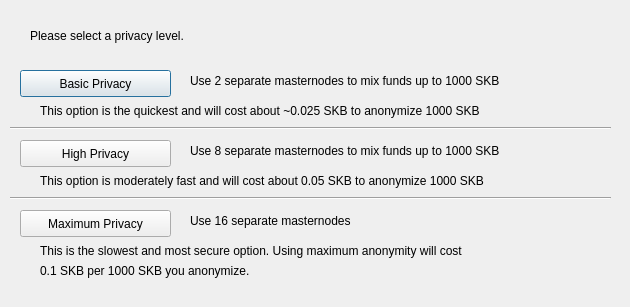
<?xml version="1.0" encoding="UTF-8"?>
<ui version="4.0">
 <class>DarksendConfig</class>
 <widget class="QDialog" name="DarksendConfig">
  <property name="geometry">
   <rect>
    <x>0</x>
    <y>0</y>
    <width>630</width>
    <height>307</height>
   </rect>
  </property>
  <property name="windowTitle">
   <string>Configure Darksend</string>
  </property>
  <widget class="QPushButton" name="buttonBasic">
   <property name="geometry">
    <rect>
     <x>20</x>
     <y>70</y>
     <width>151</width>
     <height>27</height>
    </rect>
   </property>
   <property name="text">
    <string>Basic Privacy</string>
   </property>
  </widget>
  <widget class="QPushButton" name="buttonHigh">
   <property name="geometry">
    <rect>
     <x>20</x>
     <y>140</y>
     <width>151</width>
     <height>27</height>
    </rect>
   </property>
   <property name="text">
    <string>High Privacy</string>
   </property>
  </widget>
  <widget class="QPushButton" name="buttonMax">
   <property name="geometry">
    <rect>
     <x>20</x>
     <y>210</y>
     <width>151</width>
     <height>27</height>
    </rect>
   </property>
   <property name="text">
    <string>Maximum Privacy</string>
   </property>
  </widget>
  <widget class="QLabel" name="label">
   <property name="geometry">
    <rect>
     <x>30</x>
     <y>20</y>
     <width>571</width>
     <height>31</height>
    </rect>
   </property>
   <property name="text">
    <string>Please select a privacy level.</string>
   </property>
  </widget>
  <widget class="QLabel" name="label_2">
   <property name="geometry">
    <rect>
     <x>190</x>
     <y>70</y>
     <width>421</width>
     <height>21</height>
    </rect>
   </property>
   <property name="text">
    <string>Use 2 separate masternodes to mix funds up to 1000 SKB</string>
   </property>
  </widget>
  <widget class="QLabel" name="label_3">
   <property name="geometry">
    <rect>
     <x>190</x>
     <y>140</y>
     <width>411</width>
     <height>21</height>
    </rect>
   </property>
   <property name="text">
    <string>Use 8 separate masternodes to mix funds up to 1000 SKB</string>
   </property>
  </widget>
  <widget class="QLabel" name="label_4">
   <property name="geometry">
    <rect>
     <x>190</x>
     <y>210</y>
     <width>421</width>
     <height>21</height>
    </rect>
   </property>
   <property name="text">
    <string>Use 16 separate masternodes</string>
   </property>
  </widget>
  <widget class="QLabel" name="label_6">
   <property name="geometry">
    <rect>
     <x>40</x>
     <y>100</y>
     <width>561</width>
     <height>21</height>
    </rect>
   </property>
   <property name="text">
    <string>This option is the quickest and will cost about ~0.025 SKB to anonymize 1000 SKB</string>
   </property>
  </widget>
  <widget class="QLabel" name="label_7">
   <property name="geometry">
    <rect>
     <x>40</x>
     <y>170</y>
     <width>561</width>
     <height>21</height>
    </rect>
   </property>
   <property name="text">
    <string>This option is moderately fast and will cost about 0.05 SKB to anonymize 1000 SKB</string>
   </property>
  </widget>
  <widget class="QLabel" name="label_8">
   <property name="geometry">
    <rect>
     <x>40</x>
     <y>240</y>
     <width>561</width>
     <height>21</height>
    </rect>
   </property>
   <property name="text">
    <string>This is the slowest and most secure option. Using maximum anonymity will cost</string>
   </property>
  </widget>
  <widget class="QLabel" name="label_9">
   <property name="geometry">
    <rect>
     <x>40</x>
     <y>260</y>
     <width>561</width>
     <height>21</height>
    </rect>
   </property>
   <property name="text">
    <string>0.1 SKB per 1000 SKB you anonymize.</string>
   </property>
  </widget>
  <widget class="Line" name="line">
   <property name="geometry">
    <rect>
     <x>10</x>
     <y>120</y>
     <width>601</width>
     <height>16</height>
    </rect>
   </property>
   <property name="orientation">
    <enum>Qt::Horizontal</enum>
   </property>
  </widget>
  <widget class="Line" name="line_2">
   <property name="geometry">
    <rect>
     <x>10</x>
     <y>190</y>
     <width>601</width>
     <height>16</height>
    </rect>
   </property>
   <property name="orientation">
    <enum>Qt::Horizontal</enum>
   </property>
  </widget>
 </widget>
 <resources/>
 <connections/>
</ui>
